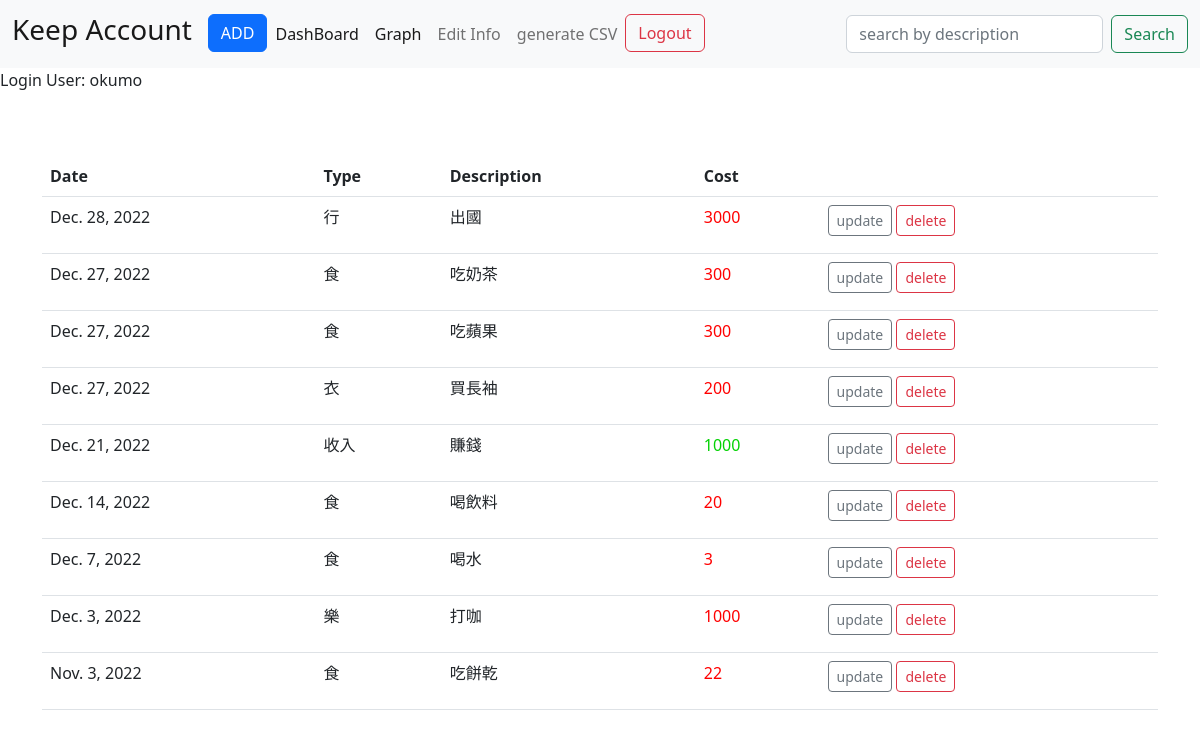
Page /keepAccount/ (signed in) on the earlier database version.
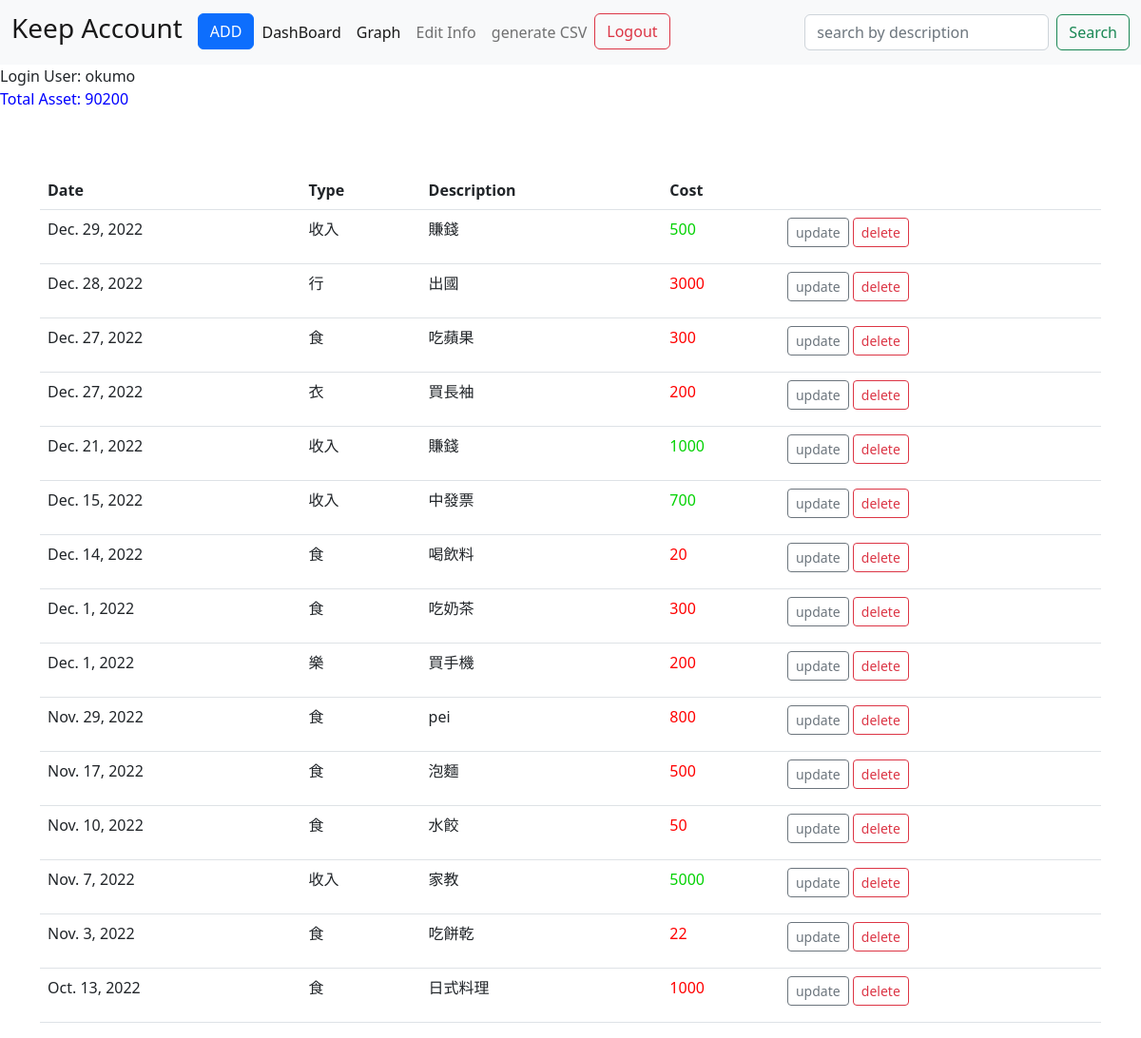
Same page on the later database version.
### keepAccount/models.py (models this page shows, shortened)
class account(models.Model):
    user=models.ForeignKey(User,blank=True,null=True, on_delete=models.CASCADE)
    description=models.TextField(blank=True)
    cost=models.IntegerField()
    date=models.DateField()
    type=models.CharField(max_length = 20,choices = TYPE_CHOICES,default = '1')

### keepAccount/views.py (the view, shortened to what this page needs)
# urls.py: path('', views.index, name='index'),
def index(request):
    costList=account.objects.filter(user=request.user).order_by('-date','-cost')
    if assets.objects.filter(user=request.user).exists():
        items=assets.objects.get(user=request.user)
        return render(request,'keepAccount/index.html',{
            'editForm':editForm,
            'costList':costList,
            'items':items.asset
        })
    return render(request,'keepAccount/index.html',{
            'editForm':editForm,
            'costList':costList,
        })

### keepAccount/templates/keepAccount/index.html (shortened to what this page needs)
{% extends "keepAccount/base.html" %}
{% block body %}
<br>
<div class="container">
    <table class="table">
        <thead>
            <tr>
                <th scope="col">Date</th>
                <th scope="col">Type</th>
                <th scope="col">Description</th>
                <th scope="col">Cost</th>
                <th scope="col"></th>
            </tr>
        </thead>
        <tbody>
            {% for list in costList%}
            <tr>
                <td>{{list.date}}</td>
                <td>{{list.type}}</td>
                <td>{{list.description}}</td>
                {% if list.type == '收入' %}
                <td>
                    <p style="color:rgb(4, 210, 4)">{{list.cost}}</p>
                </td>
                {% else %}
                <td>
                    <p style="color:rgb(255, 0, 0)">{{list.cost}}</p>
                </td>
                {% endif %}
                <td><a href="{% url 'update' list.id %}" class="btn btn-outline-secondary btn-sm">update</a>
                    <a href="{%url 'delete' list.id%}" class="btn btn-outline-danger btn-sm">delete</a>
                </td>
            </tr>
            {% endfor %}
        </tbody>
    </table>
</div>
{% endblock %}

### keepAccount/templates/keepAccount/base.html (shortened to what this page needs)
<!DOCTYPE html>
<html lang="en">
<head>
    <link href="https://cdn.jsdelivr.net/npm/bootstrap@5.2.3/dist/css/bootstrap.min.css" rel="stylesheet"
>
</head>
<body>
    <nav class="navbar navbar-expand-lg bg-light">
        <div class="container-fluid">
            <a class="navbar-brand" href="{% url 'index' %}">
                <h3>Keep Account</h3>
            </a>
            <div class="collapse navbar-collapse" id="navbarSupportedContent">
                <ul class="navbar-nav me-auto mb-2 mb-lg-0">
                    <li class="nav-item">
                        <button type="button" class="btn btn-primary" data-bs-toggle="modal"
                            data-bs-target="#exampleModal">
                            ADD
                        </button>
                    </li>
                    <li class="nav-item">
                        <a class="nav-link active" href="{%url 'overview'%}">DashBoard</a>
                    </li>
                    <li><a class="nav-link active" href="{% url 'graph' %}">Graph</a></li>
                    <li class="nav-item">
                        <a class="nav-link" href="{% url 'asset' %}">Edit Info</a>
                    </li>
                    <li class="nav-item">
                        <a class="nav-link" href="{% url 'generateCSV' %}">generate CSV</a>
                    </li>
                    <li class="nav-item">
                        {% if user.is_authenticated %}
                        <a class="btn btn-outline-danger" href="{%url 'logout'%}">Logout</a>
                        {% else %}
                        <a class="btn btn-outline-danger" href="{%url 'login'%}">Log In Here</a>
                        {% endif %}
                    </li>
                </ul>
                <form class="d-flex" role="search" action="{% url 'search'%}" method="POST">
                    <input class="form-control me-2" type="search" placeholder="search by description"
                        aria-label="Search" name="searched">
                    <button class="btn btn-outline-success" type="submit">Search</button>
                </form>
            </div>
        </div>
    </nav>
    Login User: {{user}}
    <br>
    <p style="color: blue;">
        {% if items %}
        Total Asset: {{items}}
        {% endif %}
    </p>
    <br>
    {% block body %}
    {% endblock %}
</body>
</html>

Differences in the rows shown:
removed account: date "Dec. 7, 2022", type "食", description "喝水", cost "3"
removed account: date "Dec. 3, 2022", type "樂", description "打咖", cost "1000"
added account: date "Dec. 29, 2022", type "收入", description "賺錢", cost "500"
added account: date "Dec. 15, 2022", type "收入", description "中發票", cost "700"
changed account "吃奶茶": date "Dec. 27, 2022" → "Dec. 1, 2022"; moves down the list
added account: date "Dec. 1, 2022", type "樂", description "買手機", cost "200"
added account: date "Nov. 29, 2022", type "食", description "pei", cost "800"
added account: date "Nov. 17, 2022", type "食", description "泡麵", cost "500"
added account: date "Nov. 10, 2022", type "食", description "水餃", cost "50"
added account: date "Nov. 7, 2022", type "收入", description "家教", cost "5000"
added account: date "Oct. 13, 2022", type "食", description "日式料理", cost "1000"
Other differences:
{{ items }}: (not shown) → "90200"
text now shown: "Total Asset:"
